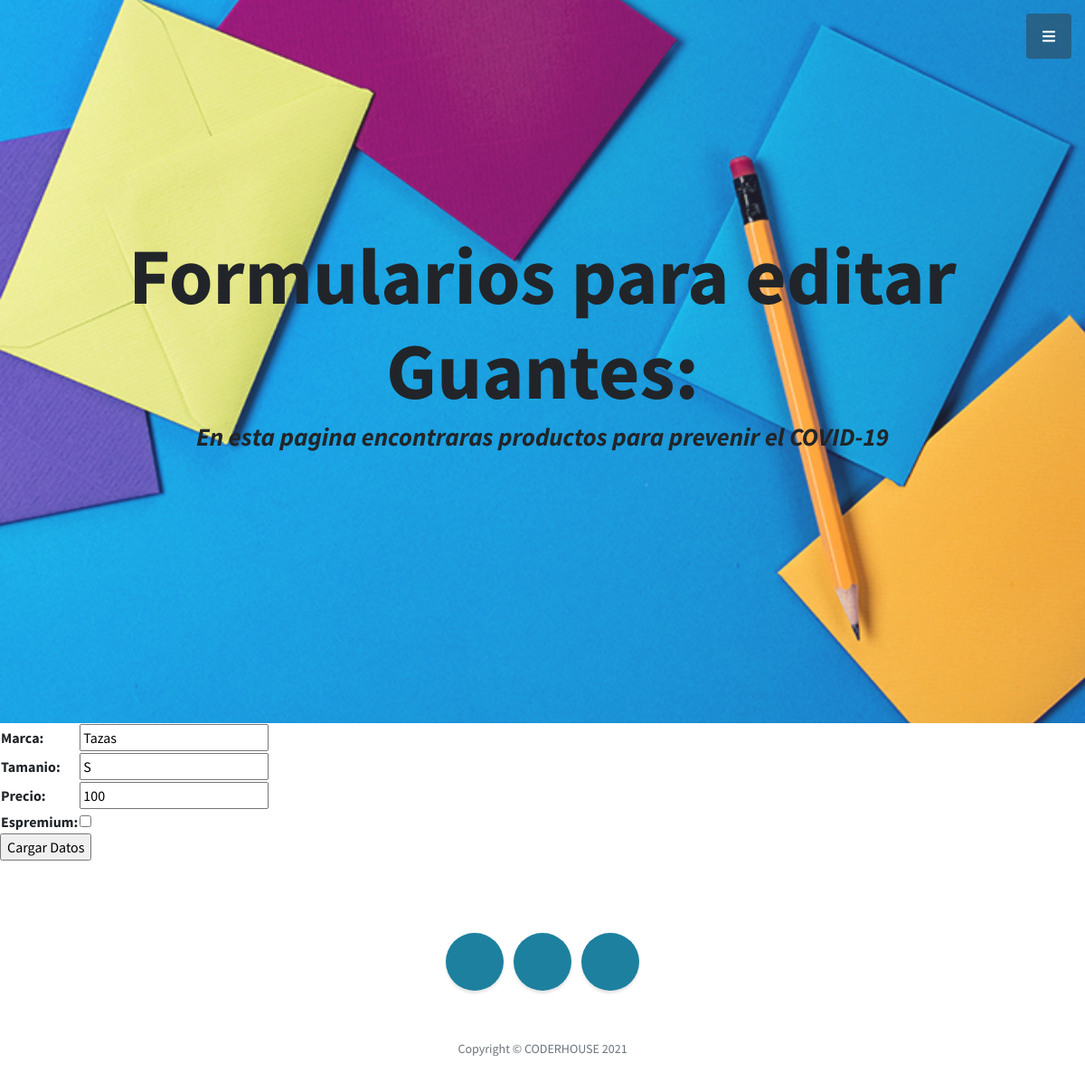
Screenshot of /AppCovid/editarGuante/Tazas with the database file from the repository.
### AppCovid/models.py (models this page shows, shortened)
class Guantes(models.Model):
    marca= models.CharField(max_length=40)
    tamanio= models.CharField(max_length=20)
    precio= models.IntegerField()
    esPremium = models.BooleanField(null=True)

### AppCovid/views.py (the view)
# urls.py: path("editarGuante/<marca_para_editar>", views.editarGuante, name= "EditarGuante"),
def editarGuante(request, marca_para_editar):
    guanteAEditar= Guantes.objects.get(marca=marca_para_editar)
    if request.method == "POST":
            miFormulario = GuantesFormulario(request.POST)
            if miFormulario.is_valid():
                informacion3= miFormulario.cleaned_data
                guanteAEditar.marca= informacion3["marca"]
                guanteAEditar.tamanio= informacion3["tamanio"]
                guanteAEditar.precio= informacion3["precio"]
                guanteAEditar.esPremium= informacion3["esPremium"]
                guanteAEditar.save()
                return render(request,"AppCovid/inicio.html")
    else:
        miFormulario = GuantesFormulario(initial={"marca": guanteAEditar.marca, "tamanio": guanteAEditar.tamanio, "precio": guanteAEditar.precio, "esPremium": guanteAEditar.esPremium})
    return render(request, "AppCovid/editarGuante.html", {"miFormulario": miFormulario, "marca_para_editar": marca_para_editar})

### AppCovid/forms.py
class GuantesFormulario(forms.Form):
    marca= forms.CharField(max_length=40)
    tamanio= forms.CharField(max_length=20)
    precio= forms.IntegerField()
    esPremium= forms.BooleanField()

### AppCovid/templates/AppCovid/editarGuante.html (shortened to what this page needs)
{% extends "AppCovid/padre.html" %}
{% load static %}
        {% block contenido2 %}
            <h1 class="mb-1">Formularios para editar Guantes: </h1>
        {% endblock %}
        {% block contenido %}
            <form action="/AppCovid/guantesFormulario/" method= "POST"> {% csrf_token %}
            <table>
            {{ miFormulario.as_table }}
            <table>
            <input type= "submit" value= "Cargar Datos" >
            </form>
{% endblock %}

### rows the page displays
Guantes: marca "Tazas", tamanio "S", precio "100"
